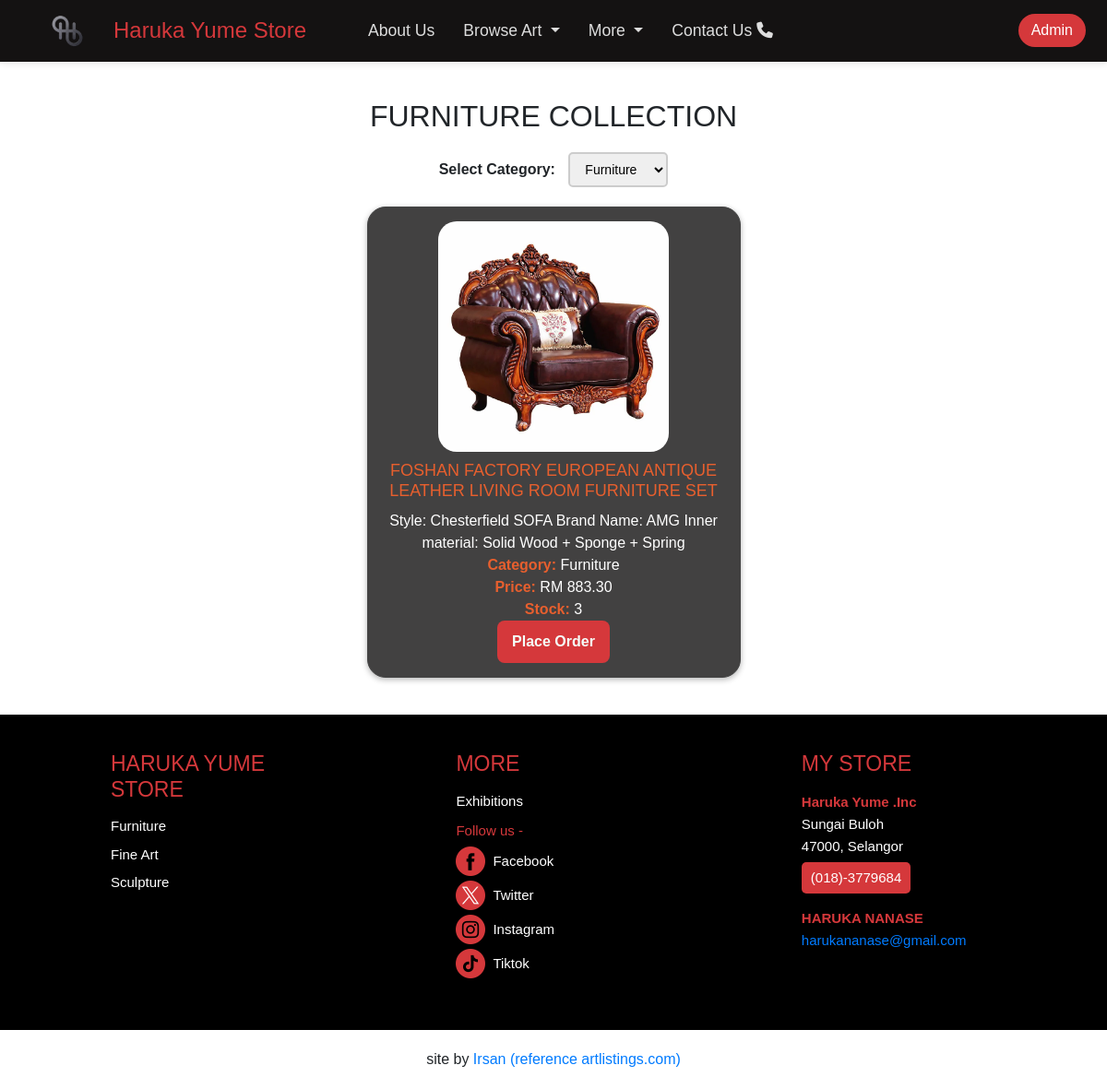
The app's page /furniture.php with its own data.
### tables this page shows
CREATE TABLE `product` (
  `product_id` int(11) NOT NULL,
  `product_name` varchar(255) NOT NULL,
  `product_price` decimal(10,2) NOT NULL,
  `product_category` enum('Furniture','Fine Art','Sculpture') NOT NULL,
  `product_description` text DEFAULT NULL,
  `product_image` longblob DEFAULT NULL,
  `product_stock` int(11) NOT NULL DEFAULT 0
);

### furniture.php (the view, shortened to what this page needs)
<!DOCTYPE html>
<html lang="en">
<head>
    <link rel="stylesheet" href="https://cdn.jsdelivr.net/npm/bootstrap@4.3.1/dist/css/bootstrap.min.css"
>
    <link rel="stylesheet" href="https://cdnjs.cloudflare.com/ajax/libs/font-awesome/6.7.2/css/all.min.css">
    <link rel="stylesheet" href="./styles/index.css">
</head>
<body>
    <div class="container-fluid p-0">
        <nav class="navbar navbar-expand-lg">
            <div class="container-fluid">
                <img src="./images/logo.png" alt="logo" width="100">
                <a class="navbar-brand" href="index.php">Haruka Yume Store</a>
                <div class="collapse navbar-collapse justify-content-center" id="navbarNav">
                    <ul class="navbar-nav mx-auto">
                        <li class="nav-item">
                            <a class="nav-link active" href="about_us.php">About Us</a>
                        </li>
                        <li class="nav-item dropdown">
                            <a class="nav-link dropdown-toggle" href="#" id="browseDropdown" role="button" data-toggle="dropdown">
                                Browse Art
                            </a>
                        </li>
                        <li class="nav-item dropdown">
                            <a class="nav-link dropdown-toggle" href="#" role="button" data-toggle="dropdown">
                                More
                            </a>
                        </li>
                        <li class="nav-item">
                            <a class="nav-link active" href="contact_us.php">Contact Us <i class="fa-solid fa-phone"></i></a>
                        </li>
                    </ul>
                </div>
                <div class="nav-buttons">
                    <form class="form-inline">
                        <a class="btn btn-outline-light" href="login_page.php">Admin</a>
                    </form>
                </div>
            </div>
        </nav>
        <div class="content-furniture">
            <h2 style="text-align: center; margin-top: 40px; margin-bottom: 20px;">FURNITURE COLLECTION</h2>
            <form method="GET" action="" class="category-features" style="text-align: center; margin-bottom: 20px;">
                <label for="category">Select Category: </label>
                <select name="category" id="category" onchange="redirectToCategory(this.value)">
                    <option value="furniture.php" <?php if(basename($_SERVER['PHP_SELF']) == 'furniture.php') echo 'selected'; ?>>Furniture</option>
                </select>
            </form>
            <div id="product-list" class="product-list">
                <?php
                include 'db_connect.php';
                $sql = "SELECT * FROM product WHERE product_category = 'Furniture'";
                $result = $conn->query($sql);
                if ($result->num_rows > 0) {
                    while ($row = $result->fetch_assoc()) {
                        echo '
                            <div class="product-box">
                                <img src="images/' . $row['product_image'] . '" alt="' . $row['product_name'] . '" style="width: 250px; height: 250px; object-fit: cover;border-radius: 20px">
                                <h5>' . $row['product_name'] . '</h5>
                                <span class="card-text">' . $row['product_description'] . '</span><br>
                                <span><strong>Category:</strong> ' . $row['product_category'] . '</span><br>
                                <span><strong>Price:</strong> RM ' . $row['product_price'] . '</span><br>
                                <span><strong>Stock:</strong> ' . (isset($row['product_stock']) ? $row['product_stock'] : 'Out of stock') . '</span><br>
                                <a href="order.php?product_id=' . $row['product_id'] . '" class="btn">Place Order</a>
                            </div>';
                    }
                } else {
                    echo "<p style='text-align:center; width:100%;'>No products found in this category.</p>";
                }
                ?>
            </div>
        </div>
<div class="footer">
            <div class="footer-column">
                <h4>HARUKA YUME STORE</h4>
                <ul>
                    <li><a href="furniture.php">Furniture</a></li>
                    <li><a href="fine_art.php">Fine Art</a></li>
                    <li><a href="sculpture.php">Sculpture</a></li>
                </ul>
            </div>
            <div class="footer-column">
                <h4>MORE</h4>
                <ul>
                    <li><a href="exhibitions.php">Exhibitions</a></li>
                    <div class="follow-us">
                        <span>Follow us - </span>
                        <a href="https://www.facebook.com" target="_blank">
                            <img src="./images/facebook.png" alt="Facebook"> Facebook
                        </a>
                        <a href="https://x.com/irsnzzz" target="_blank">
                            <img src="./images/twitter.png" alt="Twitter"> Twitter
                        </a>
                        <a href="https://www.instagram.com/m.irsnv/" target="_blank">
                            <img src="./images/instagram.png" alt="Instagram"> Instagram
                        </a>
                        <a href="https://www.tiktok.com/@irsnv.m" target="_blank">
                            <img src="./images/tiktok.png" alt="Tiktok"> Tiktok
                        </a>
                    </div>
                </ul>
            </div>
            <div class="footer-column my-store">
                <h4>MY STORE</h4>
                <address>
                    <strong>Haruka Yume .Inc</strong><br>
                    Sungai Buloh<br>
                    47000, Selangor<br>
                    <a class="btn-link" href="https://wa.me/+60183779684">(018)-3779684</a>
                </address>
                <address>
                    <strong>HARUKA NANASE</strong><br>
                    <a href="mailto:#">harukananase@gmail.com</a>
                </address>
            </div>
        </div>
        <div class="by-Irsan">
                <p>
                    site by
                    <a href="https://github.com/Irsnv"> Irsan (reference artlistings.com) </a>
                </p>
            </div>
    </div>
</body>
</html>

### styles/index.css (style rules this page uses)
* { margin: 0; padding: 0; box-sizing: border-box; }
body { font-family: Arial, sans-serif; background-color: #fff; }
.navbar { background-color: #141212; padding: 0px 8px; box-shadow: 0px 2px 8px rgba(0, 0, 0, 0.1); }
.navbar-brand { display: flex; align-items: center; font-size: 1.5rem; font-weight: 500; color: #d5383b !important; }
.navbar-nav .nav-item { margin-right: 15px; }
.navbar-nav .nav-link { color: #ddd !important; font-size: 1.1rem; font-weight: 500; transition: color 0.2s ease-in-out; }
.navbar .nav-buttons { display: flex; align-items: center; gap: 10px; margin-left: 200px; }
.navbar .btn { border-radius: 20px; background: #d5383b; color: white; border: none; padding: 6px 14px; font-size: 1rem; font-weight: 500; transition: background 0.2s ease-in-out; }
.category-features { text-align: center; margin-bottom: 20px; }
.category-features label { font-size: 16px; font-weight: bold; margin-right: 10px; }
.category-features select { padding: 8px 12px; font-size: 14px; border: 2px solid #ccc; border-radius: 5px; cursor: pointer; transition: all 0.3s ease; }
.product-list { display: flex; flex-wrap: wrap; justify-content: space-around; }
.product-box { background-color: #424141; width: 405px; text-align: center; border: 1px solid #444444; border-radius: 20px; padding: 15px; margin-bottom: 40px; box-shadow: 2px 6px 15px rgba(255, 255, 255, 0.07), 0px 2px 6px rgba(0, 0, 0, 0.3); transition: transform 0.1s ease-in-out; }
.product-box h5 { color: #e75f2e; font-size: 18px; margin: 10px 0; font-family: 'Tenor Sans', sans-serif; text-transform: uppercase; }
.product-box span { color: #ffffff; }
.product-box span strong { color: #e75f2e; }
.btn { display: inline-block; padding: 10px 15px; background-color: #d5383b; color: #F5FFFA; text-decoration: none; font-size: 16px; font-weight: bold; border-radius: 8px; transition: background 0.5s ease-in-out; }
.footer { background-color: #000; padding: 40px 10%; display: flex; justify-content: space-between; align-items: flex-start; color: white; font-size: 15px; }
.footer-column { width: 22%; }
.footer-column h4 { color: #d5383b; font-size: 23px; margin-bottom: 15px; text-transform: uppercase; }
.footer-column ul { list-style: none; padding: 0; }
.footer-column ul li { margin: 8px 0; }
.footer-column ul li a { color: white; text-decoration: none; }
.footer-column.my-store address { font-size: 15px; line-height: 1.6; color: white; margin-bottom: 15px; }
.footer-column.my-store address strong { color: #d5383b; }
.footer-column.my-store a.btn-link { display: inline-block; background-color: #d5383b; color: rgb(255, 255, 255); padding: 5px 10px; border-radius: 5px; font-size: 15px; text-decoration: none; margin-top: 5px; }
.follow-us { margin-top: 10px; }
.follow-us span { color: #d5383b; font-weight: 130; }
.follow-us a { display: flex; align-items: center; color: white; text-decoration: none; margin: 5px 0; }
.follow-us a img { width: 32px; height: 32px; margin-right: 8px; }
.by-Irsan { width: 100%; text-align: center; margin-top: 20px; margin-bottom: 20px; }

### records on screen
product: product_image (picture), product_name "FOSHAN FACTORY EUROPEAN ANTIQUE LEATHER LIVING ROOM FURNITURE SET", product_description "Style: Chesterfield SOFA Brand Name: AMG Inner material: Solid Wood + Sponge + Spring", product_category "Furniture", product_price "883.30", product_stock "3"
